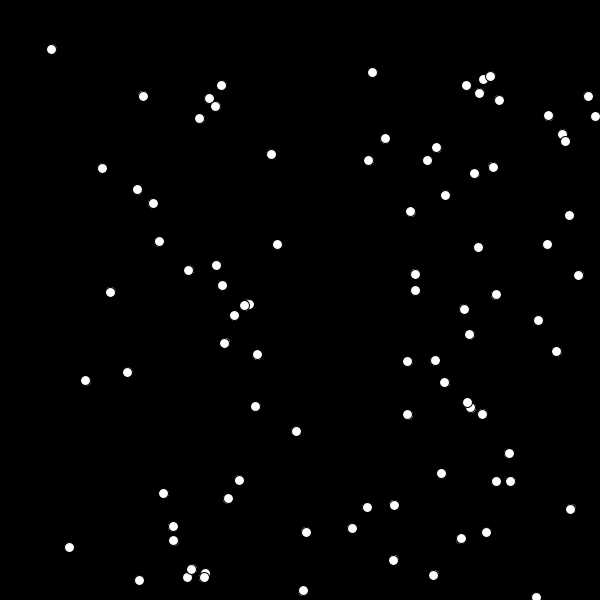
Frame 1 (no input)
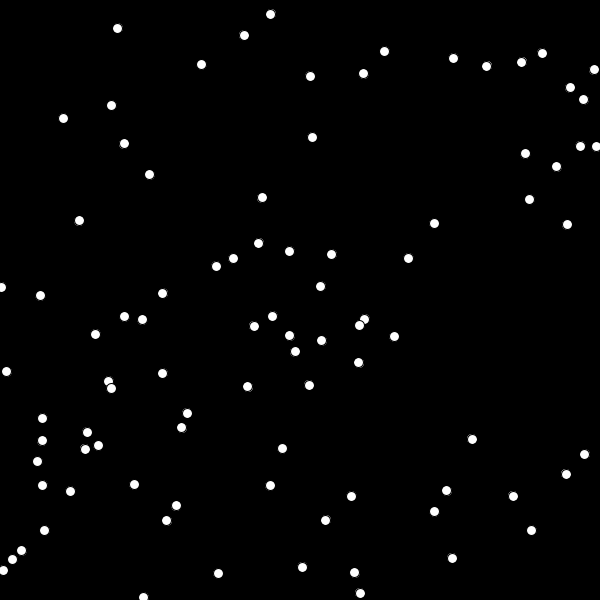
Frame 60 (the mouse pressed at the canvas centre just before this capture)
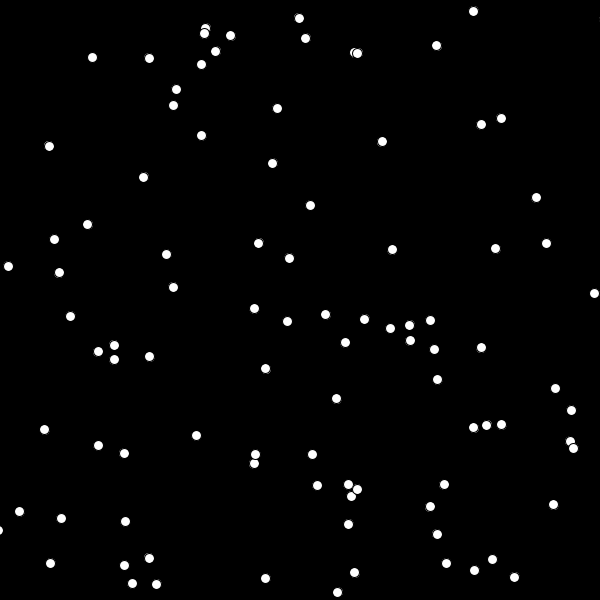
Frame 120 (the mouse held since frame 60 and released just before this capture)

The Processing sketch that drew these frames (run headless with seeded random() and noise(); from frame 60 on, the mouse is pressed at the canvas centre):

// Processing sketch: processing_33743
// ── processing_33743.pde

//float circlex 
float yPos = 0; 

int numCircles = 100;

//b/c we are drawing many circles we want to create an array of differnt circles
float [] circleX = new float [numCircles]; 
float [] circleY = new float [numCircles];
float[] vel = new float [numCircles]; 
float[]vely = new float [numCircles];
int rad = 10; 




void setup(){
  size(600,600); 
  smooth(); 
  stroke(0,0,0); 
  frameRate(10);
 
 fill(255,255,255); 
 for(int i = 0; i<numCircles; i++){
   circleX[i] = random(yPos, 600); 
   circleY[i] = random(yPos+rad, 600); 
   vel[i] = random(10,60);
   vely[i]=random(20,70);
 }
 
 
}


void draw(){
  background(0,0,0,50);
   bounce(); 
   make(); 
 
   
  for(int i= 0; i< numCircles; i++){
  ellipse(circleX[i],yPos+circleY[i],rad,rad); 
  }
}

void make(){
 for(int i= 0; i< numCircles; i++){
  ellipse(circleX[i],yPos+circleY[i],rad,rad); 
  }

}


void bounce(){
    for(int i =0; i<numCircles; i++){
    circleX[i] += vel[i];
    if( circleX[i]< 0 || circleX[i] > width){
    vel[i]*= -1;
     }
    }
    
     for(int i =0; i<numCircles; i++){
    circleY[i] += vely[i];
    if( circleY[i]< 0 || circleY[i] > height){
    vely[i]*= -1;
     }
    }
}

// Nidhi Malhotra helped me with this concept...we went threw the logic of bouncing items and what 
//conditions would need to be accounted for
